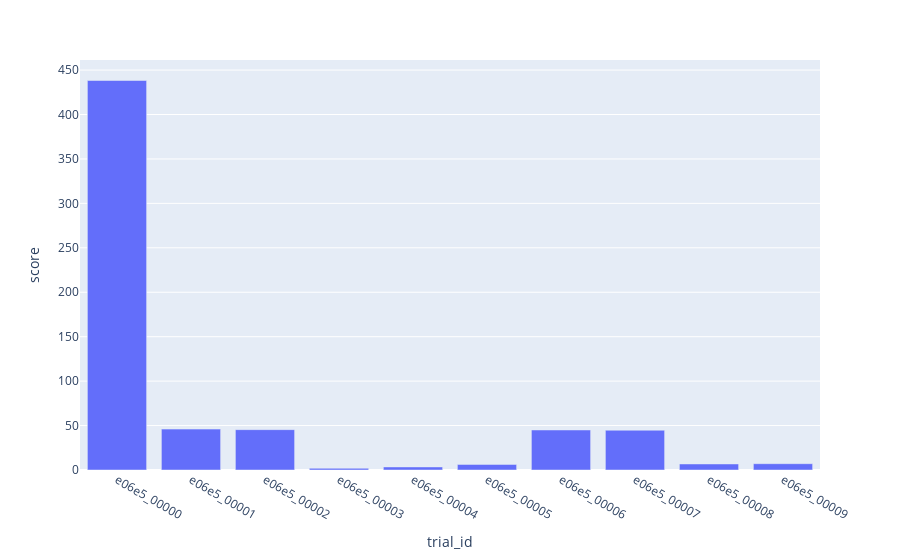

The code cell stored with this chart in its notebook:
### Code cell
px.bar(x="trial_id", y="score", data_frame=analysis.dataframe())

### Figure 1 — Plotly figure (JSON) as saved in the notebook; plotly's stock layout.template omitted (floating-point values rounded to 4 significant figures)
{"data": [{"alignmentgroup": "True", "hovertemplate": "trial_id=%{x}<br>score=%{y}<extra></extra>", "legendgroup": "", "marker": {"color": "#636efa", "pattern": {"shape": ""}}, "name": "", "offsetgroup": "", "orientation": "v", "showlegend": false, "textposition": "auto", "type": "bar", "x": ["e06e5_00000", "e06e5_00001", "e06e5_00002", "e06e5_00003", "e06e5_00004", "e06e5_00005", "e06e5_00006", "e06e5_00007", "e06e5_00008", "e06e5_00009"], "xaxis": "x", "y": [438.3, 45.99, 45.4, 1.91, 3.428, 6.277, 45.02, 44.75, 6.77, 7.089], "yaxis": "y"}], "layout": {"barmode": "relative", "legend": {"tracegroupgap": 0}, "margin": {"t": 60}, "xaxis": {"anchor": "y", "domain": [0, 1], "title": {"text": "trial_id"}}, "yaxis": {"anchor": "x", "domain": [0, 1], "title": {"text": "score"}}}}
